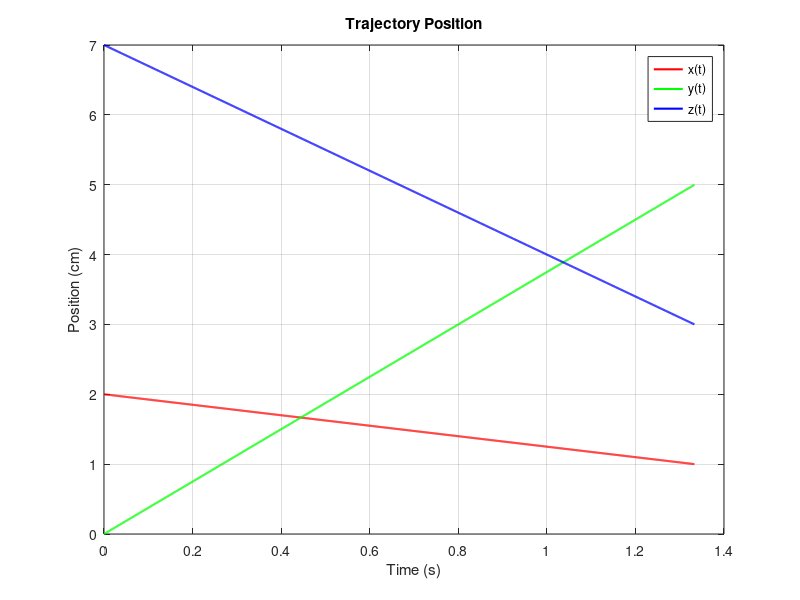
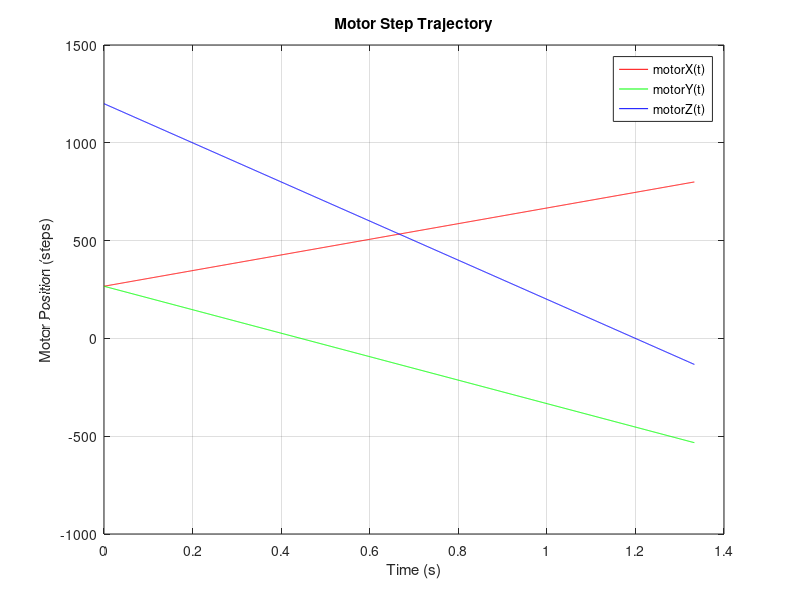
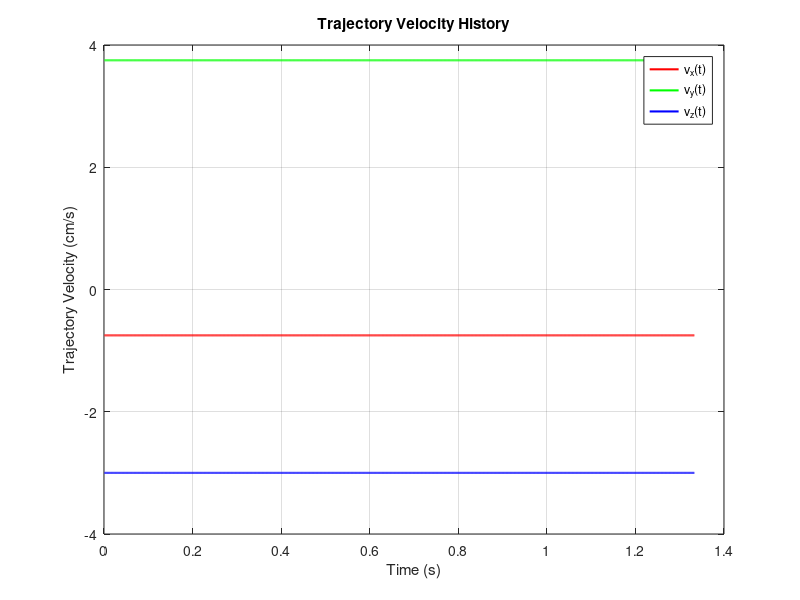
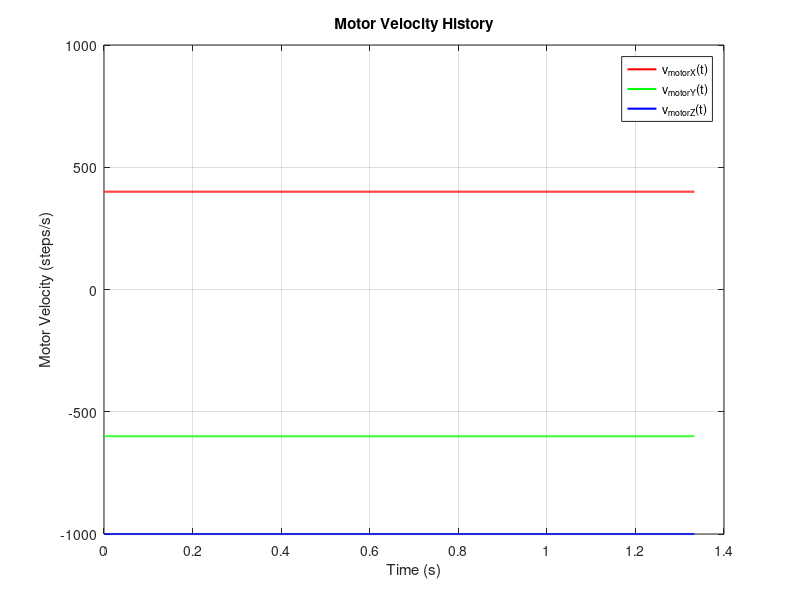

Write the MATLAB code that produced these figures, in order.
function previous_plan()
    % parameters
    MaxSpeed = 1000;
    dt = 0.001;

    CMS_FOR_10_REVOLUTIONS = 60;
    CM_PER_REVOLUTION = CMS_FOR_10_REVOLUTIONS / 10;
    STEPS_PER_CM = 800 / CM_PER_REVOLUTION;

    reverseKinematics = @(x,y,z) [x + y; x - y; x - y + z] .* STEPS_PER_CM;
    forwardKinematics = @(motorX, motorY, motorZ) [
        (motorX + motorY)/2 / STEPS_PER_CM;
        (motorX - motorY)/2 / STEPS_PER_CM;
        (motorZ - motorY) / STEPS_PER_CM
    ];

    init_point_cm = [2; 0; 7];
    goal_point_cm = [1; 5; 3];

    current_cm = init_point_cm;
    current_motor = reverseKinematics(current_cm(1), current_cm(2), current_cm(3));
    goal_motor = reverseKinematics(goal_point_cm(1), goal_point_cm(2), goal_point_cm(3));

    % time and history
    t = 0;
    traj_time = t;
    traj_x = current_cm(1);
    traj_y = current_cm(2);
    traj_z = current_cm(3);

    traj_motorX = current_motor(1);
    traj_motorY = current_motor(2);
    traj_motorZ = current_motor(3);

    motor_velocity_history = [];
    traj_velocity_history = [];

    % simulation loop
    while true
        delta_motor = goal_motor - current_motor;
        abs_motor = abs(delta_motor);
        max_distance = max(abs_motor);

        % exit condition
        if all(abs_motor < 1)
            break;
        end

        ratio = abs_motor / max_distance;
        speed = ratio * MaxSpeed .* sign(delta_motor);  % motor speed (steps/s)
        step = speed * dt;

        % update position
        current_motor = current_motor + step;
        current_cm = forwardKinematics(current_motor(1), current_motor(2), current_motor(3));

        % convert motor speed to trajectory velocity
        vx = (speed(1) + speed(2))/2 / STEPS_PER_CM;
        vy = (speed(1) - speed(2))/2 / STEPS_PER_CM;
        vz = (speed(3) - speed(2)) / STEPS_PER_CM;

        % update time and record
        t = t + dt;
        traj_time(end+1) = t;
        traj_x(end+1) = current_cm(1);
        traj_y(end+1) = current_cm(2);
        traj_z(end+1) = current_cm(3);

        traj_motorX(end+1) = current_motor(1);
        traj_motorY(end+1) = current_motor(2);
        traj_motorZ(end+1) = current_motor(3);

        motor_velocity_history(end+1, :) = speed;
        traj_velocity_history(end+1, :) = [vx, vy, vz];
    end

    % Plot 1: trajectory position
    figure;
    plot(traj_time, traj_x, 'r', 'LineWidth', 1.5); hold on;
    plot(traj_time, traj_y, 'g', 'LineWidth', 1.5);
    plot(traj_time, traj_z, 'b', 'LineWidth', 1.5);
    xlabel('Time (s)');
    ylabel('Position (cm)');
    legend('x(t)', 'y(t)', 'z(t)');
    title('Trajectory Position');
    grid on;

    % Plot 2: motor position
    figure;
    plot(traj_time, traj_motorX, 'r'); hold on;
    plot(traj_time, traj_motorY, 'g');
    plot(traj_time, traj_motorZ, 'b');
    xlabel('Time (s)');
    ylabel('Motor Position (steps)');
    legend('motorX(t)', 'motorY(t)', 'motorZ(t)');
    title('Motor Step Trajectory');
    grid on;

    % Plot 3: trajectory velocity
    figure;
    plot(traj_time(2:end), traj_velocity_history(:,1), 'r', 'LineWidth', 1.5); hold on;
    plot(traj_time(2:end), traj_velocity_history(:,2), 'g', 'LineWidth', 1.5);
    plot(traj_time(2:end), traj_velocity_history(:,3), 'b', 'LineWidth', 1.5);
    xlabel('Time (s)');
    ylabel('Trajectory Velocity (cm/s)');
    legend('v_x(t)', 'v_y(t)', 'v_z(t)');
    title('Trajectory Velocity History');
    grid on;

    % Plot 4: motor velocity
    figure;
    plot(traj_time(2:end), motor_velocity_history(:,1), 'r', 'LineWidth', 1.5); hold on;
    plot(traj_time(2:end), motor_velocity_history(:,2), 'g', 'LineWidth', 1.5);
    plot(traj_time(2:end), motor_velocity_history(:,3), 'b', 'LineWidth', 1.5);
    xlabel('Time (s)');
    ylabel('Motor Velocity (steps/s)');
    legend('v_{motorX}(t)', 'v_{motorY}(t)', 'v_{motorZ}(t)');
    title('Motor Velocity History');
    grid on;

    % print total time
    fprintf('Total simulated time: %.3f s\n', t);
end
